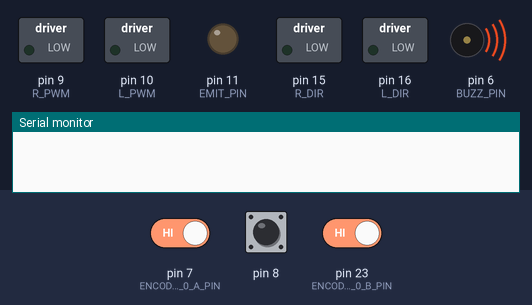
Simulated run of this sketch. Board: Arduino Leonardo, built with avr-gcc and run on an emulated ATmega32U4. Shown: switched loads named in the sketch (green lamp = pin HIGH), output pins drawn as LEDs (lit = HIGH), buzzer (waves = sounding), the last lines printed to the serial monitor. Inputs (shaded band) come from the test bench; at power-on: pin 8 HIGH, pin 7 (ENCODER_0_A_PIN) HIGH, pin 23 (ENCODER_0_B_PIN) HIGH.

Above: at 0.9 s.
At 8.5 s:
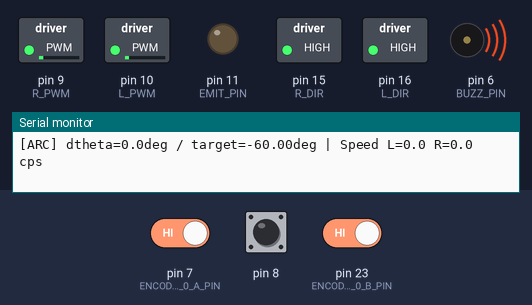
8.6 s: pin 8 pulled LOW for 1 s
At 10.6 s:
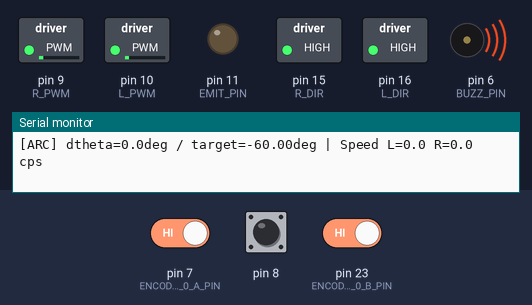
Timing chart, 0 to 12.1 s (numbered marks = the images above; inputs shaded):
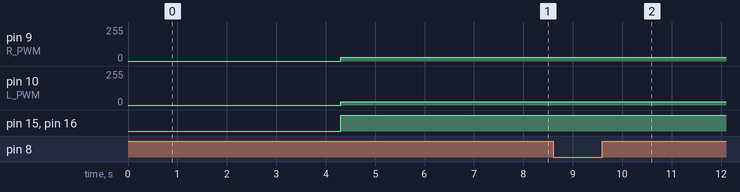

Measured:
- after the input at 8.6 s, pin 10 (L_PWM): 25/255 → 26/255 after 1.0 s, → 25/255 0.12 s later

The sketch:

Leader_quxian.ino
```cpp
#include "Encoders.h"
#include "Motors.h"
#include "PID.h"
#include "Kinematics.h"
#include "LineSensors.h"

#define EMIT_PIN    11
#define BUZZ_PIN    6
#define BTN_PIN     14

Motors_c motors;
Kinematics_c kin;
PID_c left_pid;
PID_c right_pid;

#define MAX_RESULTS 50
#define VARIABLES 3
float results[MAX_RESULTS][VARIABLES];
int results_index = 0;
unsigned long record_ts = 0;
#define RECORD_INTERVAL_MS 150

#define STATE_WAIT        0
#define STATE_STRAIGHT    1
#define STATE_ARC         2
#define STATE_FINISHED    3
int state = STATE_WAIT;

#define DRIVE_EST_MS    20UL
#define DRIVE_PID_MS    40UL
#define DRIVE_PWM_LIMIT 60

const float DEMAND_CS = -300.0f;
const int kF_L = 16;
const int kF_R = 15;

float KP_L = 0.04025f, KI_L = 0.0f, KD_L = 0.0f;
float KP_R = 0.07000f, KI_R = 0.0f, KD_R = 0.0f;

unsigned long drive_est_ts = 0, drive_pid_ts = 0;
long d_last_e0 = 0, d_last_e1 = 0;
float spdL_cps = 0.0f, spdR_cps = 0.0f;
float d_mL1 = 0, d_mL2 = 0, d_mR1 = 0, d_mR2 = 0;

float x0 = 0, y0 = 0, theta0 = 0;
unsigned long state_start_ts = 0;

#define ARC_RADIUS_MM 450.0f
#define ARC_ANGLE_RAD (M_PI / 3.0f)

const float SCALE_L = 0.904f;
const float SCALE_R = 1.00f;

static inline float clampf(float v, float lo, float hi) {
  if (v < lo) return lo;
  if (v > hi) return hi;
  return v;
}

static inline int iround(float v) {
  return (int)lroundf(v);
}

static inline float wrapPi(float a) {
  while (a > M_PI) a -= 2.0f * M_PI;
  while (a <= -M_PI) a += 2.0f * M_PI;
  return a;
}

unsigned long beep_off_time = 0;

void softBeep(int duration_ms) {
  tone(BUZZ_PIN, 800);
  beep_off_time = millis() + duration_ms;
}

void handleBeep() {
  if (beep_off_time != 0 && millis() >= beep_off_time) {
    noTone(BUZZ_PIN);
    beep_off_time = 0;
  }
}

void beep(int duration) {
  analogWrite(BUZZ_PIN, 120);
  delay(duration);
  analogWrite(BUZZ_PIN, 0);
}

void recordData() {
  if (results_index < MAX_RESULTS) {
    results[results_index][0] = kin.x;
    results[results_index][1] = kin.y;
    results[results_index][2] = kin.theta;
    results_index++;
  }
}

void printResults() {
  Serial.println("\n===========================DATA================");
  Serial.println("Sample,X_mm,Y_mm,Theta_rad");

  for (int i = 0; i < results_index; i++) {
    Serial.print(i);
    Serial.print(",");
    Serial.print(results[i][0], 2);
    Serial.print(",");
    Serial.print(results[i][1], 2);
    Serial.print(",");
    Serial.println(results[i][2], 4);
  }
}

void updateSpeedEstimate() {
  unsigned long now = millis();
  if (now - drive_est_ts >= DRIVE_EST_MS) {
    unsigned long dt = now - drive_est_ts;
    drive_est_ts = now;

    long e0 = count_e0, e1 = count_e1;
    long d0 = e0 - d_last_e0;
    long d1 = e1 - d_last_e1;
    d_last_e0 = e0;
    d_last_e1 = e1;

    spdR_cps = (float)d0 / ((float)dt / 1000.0f);
    spdL_cps = (float)d1 / ((float)dt / 1000.0f);

    kin.update();
  }
}

void driveArc() {
  unsigned long now = millis();
  if (now - drive_pid_ts >= DRIVE_PID_MS) {
    drive_pid_ts = now;

    const float wheel_sep_local = 70.0f;
    float R_L = ARC_RADIUS_MM - wheel_sep_local;
    float R_R = ARC_RADIUS_MM + wheel_sep_local;

    float v_center = DEMAND_CS;

    float demandL = v_center * (R_L / ARC_RADIUS_MM) * SCALE_L;
    float demandR = v_center * (R_R / ARC_RADIUS_MM) * SCALE_R;

    float measL = (spdL_cps + d_mL1 + d_mL2) / 3.0f;
    float measR = (spdR_cps + d_mR1 + d_mR2) / 3.0f;
    d_mL2 = d_mL1; d_mL1 = spdL_cps;
    d_mR2 = d_mR1; d_mR1 = spdR_cps;

    float uL = left_pid.update(demandL, measL);
    float uR = right_pid.update(demandR, measR);
    float uLc = clampf(uL, -12.0f, 12.0f);
    float uRc = clampf(uR, -12.0f, 12.0f);

    float baseL = (demandL >= 0.0f) ? kF_L : -kF_L;
    float baseR = (demandR >= 0.0f) ? kF_R : -kF_R;

    float pwmL = clampf(baseL + uLc, -DRIVE_PWM_LIMIT, DRIVE_PWM_LIMIT);
    float pwmR = clampf(baseR + uRc, -DRIVE_PWM_LIMIT, DRIVE_PWM_LIMIT);

    motors.setPWM(iround(pwmL), iround(pwmR));
  }
}

void setup() {
  Serial.begin(115200);
  delay(500);

  motors.initialise();
  setupEncoder0();
  setupEncoder1();
  delay(300);

  kin.initialise(0.0f, 0.0f, M_PI/6.0f);

  left_pid.initialise(KP_L, KI_L, KD_L);
  right_pid.initialise(KP_R, KI_R, KD_R);
  left_pid.reset();
  right_pid.reset();

  pinMode(EMIT_PIN, OUTPUT);
  digitalWrite(EMIT_PIN, LOW);

  pinMode(BUZZ_PIN, OUTPUT);
  pinMode(BTN_PIN, INPUT_PULLUP);

  beep(200);

  drive_est_ts = drive_pid_ts = record_ts = millis();
  state_start_ts = millis();

  state = STATE_WAIT;
  results_index = 0;
}

void loop() {
  unsigned long now = millis();

  updateSpeedEstimate();

  if (state == STATE_STRAIGHT || state == STATE_ARC) {
    if (now - record_ts >= RECORD_INTERVAL_MS) {
      record_ts = now;
      recordData();
    }
  }

  switch (state) {

    case STATE_WAIT:
      motors.setPWM(0, 0);

      if (now - state_start_ts >= 3000) {
        Serial.println("Starting arc motion...");
        beep(100);
        delay(100);
        beep(100);

        x0 = kin.x;
        y0 = kin.y;
        theta0 = kin.theta;

        left_pid.reset();
        right_pid.reset();

        state = STATE_ARC;
        state_start_ts = now;
      } else {
        static unsigned long last_print = 0;
        if (now - last_print >= 1000) {
          last_print = now;
          int remaining = 3 - (now - state_start_ts) / 1000;
          Serial.print("Starting in ");
          Serial.print(remaining);
          Serial.println(" seconds...");
        }
      }
      break;

    case STATE_ARC:
      {
        driveArc();

        float dtheta = wrapPi(kin.theta - theta0);

        static unsigned long last_debug_arc = 0;
        if (now - last_debug_arc >= 200) {
          last_debug_arc = now;
          Serial.print("[ARC] dtheta=");
          Serial.print(dtheta * 180.0f / M_PI, 1);
          Serial.print("deg / target=");
          Serial.print(-60.0f);
          Serial.print("deg | Speed L=");
          Serial.print(spdL_cps, 1);
          Serial.print(" R=");
          Serial.print(spdR_cps, 1);
          Serial.println(" cps");
        }

        if (dtheta <= -M_PI/3.0f) {
          Serial.println("Arc phase complete!");
          beep(200);

          motors.setPWM(0, 0);

          state = STATE_FINISHED;
          state_start_ts = now;
        }
      }
      break;

    case STATE_FINISHED:
      motors.setPWM(0, 0);

      digitalWrite(EMIT_PIN, HIGH);
      Serial.println("IR OFF - Follower will stop due to signal lost");

      printResults();

      Serial.println("\nMotion finished. Reset to run again.");

      delay(5000);
      break;
  }
}
```

Encoders.h
```cpp
#ifndef _ENCODERS_H
#define _ENCODERS_H

#define ENCODER_0_A_PIN  7
#define ENCODER_0_B_PIN  23
#define ENCODER_1_A_PIN  26

volatile long count_e0;
volatile byte state_e0;
volatile long count_e1;
volatile byte state_e1;

ISR( INT6_vect ) {
  boolean e0_B = digitalRead( ENCODER_0_B_PIN );
  boolean e0_A = digitalRead( ENCODER_0_A_PIN );

  e0_A = e0_A ^ e0_B;

  state_e0 = state_e0 | ( e0_B  << 3 );
  state_e0 = state_e0 | ( e0_A  << 2 );

  if ( state_e0 == 1 ) {
    count_e0--;
  } else if ( state_e0 == 2) {
    count_e0++;
  } else if ( state_e0 == 4) {
    count_e0++;
  } else if ( state_e0 == 7) {
    count_e0--;
  } else if ( state_e0 == 8) {
    count_e0--;
  } else if ( state_e0 == 11) {
    count_e0++;
  } else if ( state_e0 == 13) {
    count_e0++;
  } else if ( state_e0 == 14) {
    count_e0--;
  }

  state_e0 = state_e0 >> 2;

}

ISR( PCINT0_vect ) {

  boolean e1_B = PINE & (1 << PINE2);

  boolean e1_A = digitalRead( ENCODER_1_A_PIN );

  e1_A = e1_A ^ e1_B;

  state_e1 = state_e1 | ( e1_B  << 3 );
  state_e1 = state_e1 | ( e1_A  << 2 );

  if ( state_e1 == 1 ) {
    count_e1--;
  } else if ( state_e1 == 2) {
    count_e1++;
  } else if ( state_e1 == 4) {
    count_e1++;
  } else if ( state_e1 == 7) {
    count_e1--;
  } else if ( state_e1 == 8) {
    count_e1--;
  } else if ( state_e1 == 11) {
    count_e1++;
  } else if ( state_e1 == 13) {
    count_e1++;
  } else if ( state_e1 == 14) {
    count_e1--;
  }

  state_e1 = state_e1 >> 2;
}

void setupEncoder0()
{
  count_e0 = 0;

  pinMode( ENCODER_0_A_PIN, INPUT );
  pinMode( ENCODER_0_B_PIN, INPUT );

  state_e0 = 0;

  boolean e0_A = digitalRead( ENCODER_0_A_PIN );
  boolean e0_B = digitalRead( ENCODER_0_B_PIN );
  e0_A = e0_A ^ e0_B;

  state_e0 = state_e0 | ( e0_B << 1 );
  state_e0 = state_e0 | ( e0_A << 0 );

  EIMSK = EIMSK & ~(1 << INT6);

  EICRB |= ( 1 << ISC60 );

  EIFR |= ( 1 << INTF6 );

  EIMSK |= ( 1 << INT6 );

}

void setupEncoder1(){

  count_e1 = 0;

  DDRE = DDRE & ~(1 << DDE6);

  PORTE = PORTE | (1 << PORTE2 );

  pinMode( ENCODER_1_A_PIN, INPUT );
  digitalWrite( ENCODER_1_A_PIN, HIGH );

  state_e1 = 0;

  boolean e1_B = PINE & (1 << PINE2);

  boolean e1_A = digitalRead( ENCODER_1_A_PIN );

  e1_A = e1_A ^ e1_B;

  state_e1 = state_e1 | ( e1_B << 1 );
  state_e1 = state_e1 | ( e1_A << 0 );

  PCICR = PCICR & ~( 1 << PCIE0 );

  PCMSK0 |= (1 << PCINT4);

  PCIFR |= (1 << PCIF0);

  PCICR |= (1 << PCIE0);
}

#endif
```

Kinematics.h
```cpp
#ifndef _KINEMATICS_H
#define _KINEMATICS_H

#include <math.h>

extern volatile long count_e0;
extern volatile long count_e1;

const float count_per_rev = 358.3;
const float wheel_radius  = 17.475;
const float wheel_sep     = 44.48;

const float mm_per_count  = ( 2.0 * wheel_radius * PI ) / count_per_rev;

class Kinematics_c {
  public:

    float x,y,theta;

    long last_e1;
    long last_e0;

    Kinematics_c() {

    }

    void initialise( float start_x, float start_y, float start_th ) {
      last_e0 = count_e0;
      last_e1 = count_e1;
      x = start_x;
      y = start_y;
      theta = start_th;
    }

    void update( ) {

        long delta_e1;
        long delta_e0;
        float mean_delta;

        float x_contribution;
        float th_contribution;

        delta_e1 = count_e1 - last_e1;
        delta_e0 = count_e0 - last_e0;

        last_e1 = count_e1;
        last_e0 = count_e0;

        mean_delta = (float)delta_e1;
        mean_delta += (float)delta_e0;
        mean_delta /= 2.0;

        x_contribution = mean_delta * mm_per_count;

        th_contribution = (float)delta_e0;
        th_contribution -= (float)delta_e1;
        th_contribution *= mm_per_count;
        th_contribution /= (wheel_sep *2.0);

        x = x + x_contribution * cos( theta );
        y = y + x_contribution * sin( theta );
        theta = theta + th_contribution;

    }

};

#endif
```

LineSensors.h
```cpp
#ifndef _LINESENSORS_H
#define _LINESENSORS_H

#include <Arduino.h>

#define NUM_SENSORS 5

static const int sensor_pins[NUM_SENSORS] = { A11, A0, A2, A3, A4 };

#define EMIT_PIN 11

class LineSensors_c {
public:
  float readings[NUM_SENSORS];
  float minimum[NUM_SENSORS];
  float maximum[NUM_SENSORS];
  float scaling[NUM_SENSORS];
  float calibrated[NUM_SENSORS];

  LineSensors_c() {
  }

  void initialiseForADC() {
    pinMode(EMIT_PIN, OUTPUT);
    digitalWrite(EMIT_PIN, HIGH);
    for (int i = 0; i < NUM_SENSORS; i++) {
      pinMode(sensor_pins[i], INPUT_PULLUP);
    }
    analogReference(DEFAULT);
  }

  void readSensorsADC() {
    initialiseForADC();
    for (int i = 0; i < NUM_SENSORS; i++) {
      (void)analogRead(sensor_pins[i]);
      delayMicroseconds(40);
      readings[i] = (float)analogRead(sensor_pins[i]);
    }
  }

  void calcCalibratedADC() {
    readSensorsADC();
    for (int i = 0; i < NUM_SENSORS; i++) {
      float range = maximum[i] - minimum[i];
      if (range < 1.0f) range = 1.0f;
      scaling[i] = 1.0f / range;
      float x = (readings[i] - minimum[i]) * scaling[i];
      if (x < 0) x = 0;
      if (x > 1) x = 1;
      calibrated[i] = x;
    }
  }

  bool onLine(float thr = 0.60f, bool whiteIsOne = false) {
    for (int i = 0; i < NUM_SENSORS; ++i) {
      float v = calibrated[i];
      float blackness = whiteIsOne ? (1.0f - v) : v;
      if (blackness >= thr) return true;
    }
    return false;
  }

  int dominantSensor(float thr = 0.60f, bool whiteIsOne = false) {
    int best = -1; float bestVal = thr;
    for (int i = 0; i < NUM_SENSORS; ++i) {
      float v = calibrated[i];
      float blackness = whiteIsOne ? (1.0f - v) : v;
      if (blackness > bestVal) { bestVal = blackness; best = i; }
    }
    return best;
  }
};

#endif
```

Motors.h
```cpp
#ifndef _MOTORS_H
#define _MOTORS_H

#define L_PWM 10
#define L_DIR 16
#define R_PWM 9
#define R_DIR 15
#define MAX_PWM 120.0
#define FWD LOW
#define REV HIGH

class Motors_c {
public:
  Motors_c() {}

  void initialise() {
    pinMode(L_PWM, OUTPUT);
    pinMode(L_DIR, OUTPUT);
    pinMode(R_PWM, OUTPUT);
    pinMode(R_DIR, OUTPUT);
    analogWrite(L_PWM, 0);
    analogWrite(R_PWM, 0);
  }

  void setPWM(float left_pwr, float right_pwr) {

    int Lp = constrain((int)fabs(left_pwr), 0, 255);
    int Rp = constrain((int)fabs(right_pwr), 0, 255);

    digitalWrite(L_DIR, (left_pwr < 0) ? REV : FWD);
    analogWrite(L_PWM, Lp);

    digitalWrite(R_DIR, (right_pwr < 0) ? REV : FWD);
    analogWrite(R_PWM, Rp);
  }
};

#endif
```

PID.h
```cpp
#ifndef _PID_H
#define _PID_H

class PID_c {
  public:

    float last_error;
    float p_term;
    float i_term;
    float d_term;
    float i_sum;
    float feedback;

    float p_gain;
    float i_gain;
    float d_gain;

    unsigned long ms_last_t;

    PID_c() {
    }

    void initialise( float p, float i, float d ) {
       feedback = 0;
       last_error = 0;
       p_term = 0;
       i_term = 0;
       d_term = 0;
       i_sum = 0;

       p_gain = p;
       i_gain = i;
       d_gain = d;

       ms_last_t = millis();
    }

    void reset() {
      p_term = 0;
      i_term = 0;
      d_term = 0;
      i_sum = 0;
      last_error = 0;
      feedback = 0;
      ms_last_t = millis();
    }

    float update( float demand, float measurement ) {
      float error;
      unsigned long ms_now_t;
      unsigned long ms_dt;
      float float_dt;
      float diff_error;

      ms_now_t = millis();
      ms_dt = ms_now_t - ms_last_t;

      ms_last_t = millis();

      float_dt = (float)ms_dt;

      if( float_dt == 0.0 ) return feedback;

      error = demand - measurement;
      last_error = error;

      p_term = p_gain * error;

      i_sum = i_sum + (error * float_dt);

      i_term = i_gain * i_sum;

      diff_error = (error - last_error) / float_dt;
      d_term = diff_error * d_gain;

      feedback = p_term + i_term + d_term;

      return feedback;
    }

};

#endif
```
